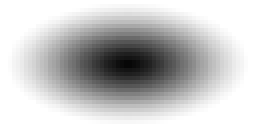
#> input picture assets/resources/brush2b.png, 64 x 32 px (shown 4 times larger); its folder holds 2 pictures in this run
$ python make_sprites.py ../assets/resources
#> lines starting #> are read from the running program, lines starting #| are printed output that depends on the picture
#!/usr/bin/env python3

import sys, code
import pdb
from os import listdir
from os.path import isfile, join, exists
from PIL import ImageColor
from PIL import Image

frames_per_row = 10

def list_folders(p):
    return [f for f in listdir(p) if isfile(join(p, f)) == False]

def list_files(p):
    return [f for f in listdir(p) if isfile(join(p, f))]

def count_files(p):
    return len(list_files(p))

def create_canvas(frame_width, frame_height, max_frames):
    return Image.new('RGBA', (frame_width*max_frames, frame_height));

def main(root_path):
#> called with root_path = '../assets/resources'
    files = list_files(root_path);
    sample = Image.open(join(root_path, files[0]))
#> sample is the input picture: PIL image 64x32 RGBA; mean R, G, B, A 1.3, 1.3, 1.3, 57.2
    canvas = create_canvas(sample.width, sample.height, 8)
#> canvas: PIL image 512x32 RGBA; every value is 0
    x = 0
    for file in files:
        f = Image.open(join(root_path, file))
        canvas.paste(f, (x, 0))
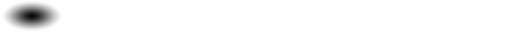
#> canvas: PIL image 512x32 RGBA; mean R, G, B, A 0.2, 0.2, 0.2, 7.1; transparent parts drawn white
        x += sample.width
#> x = 64
#> pass 2 of the loop in main, `for file in files:`:
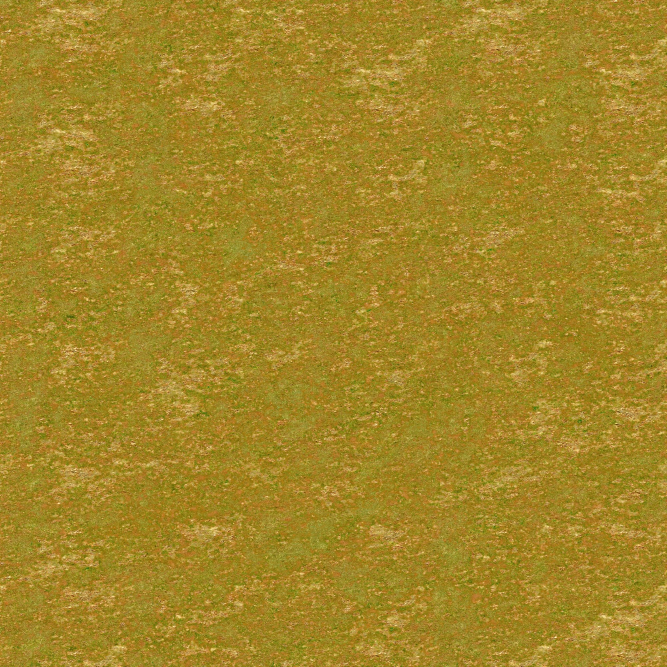
#> input picture assets/resources/grass.jpg, 2000 x 2000 px (shown at 1/3 size)
#> in main, f is the input picture: PIL image 2000x2000 RGB; mean R, G, B 162.5, 134.2, 39.3
#> in main, `canvas.paste(f, (x, 0))`:
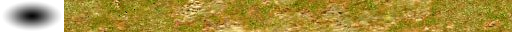
#> canvas: PIL image 512x32 RGBA; mean R, G, B, A 145.1, 121.2, 39.9, 230.3; transparent parts drawn white

    canvas.save(join(root_path, 'texture.png'))

if __name__ == "__main__":
    main(sys.argv[1]);
